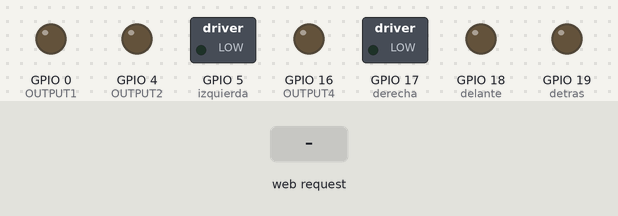
This sketch was run on a simulated ESP32. Shown: switched loads named in the sketch (green lamp = pin HIGH), output pins drawn as LEDs (lit = HIGH). The inputs (shaded band) are chosen by the test bench. WiFi joins after 1.5 s; servers stay silent unless stated; what the sketch prints to the serial monitor is not drawn.

Above: at 2.7 s.
2.8 s: HTTP request GET /ADELANTE received
At 4.5 s:
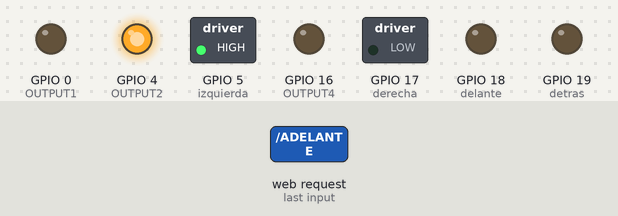
5.3 s: HTTP request GET /ATRAS received
At 7.5 s:
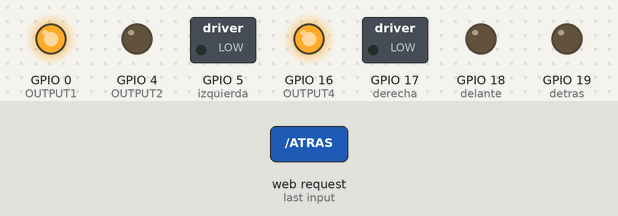
7.8 s: HTTP request GET /DERECHA received
At 9.5 s:
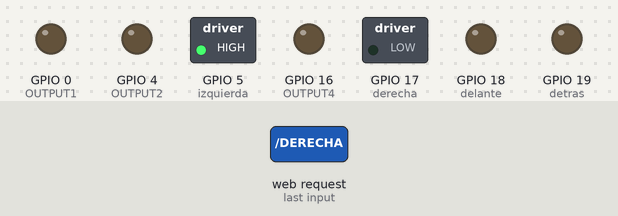
10.3 s: HTTP request GET /IZQUIERDA received
At 12.7 s:
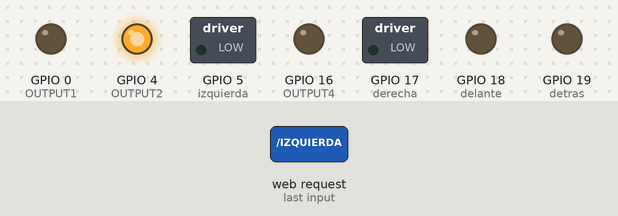
Timing chart, 0 to 13.8 s (numbered marks = the images above; inputs shaded):
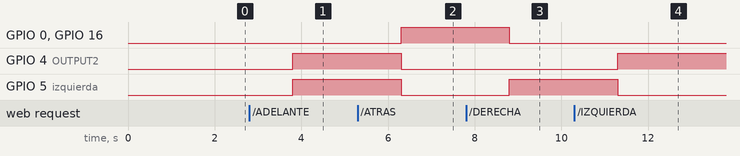

The sketch:

CARRITO.ino
```cpp
#include <WiFi.h>

// Reemplace con sus credenciales de red
const char* ssid = "Realme";
const char* password = "seb56581";

// Establezca el número de puerto del servidor web en 80
WiFiServer server(80);

// Variable para almacenar la solicitud HTTP
String header;

// Variables auxiliares para almacenar el estado de salida actual
String output2State = "off";
String output4State = "off";
String output18State = "off";
String output19State = "off";

// Asignar variables de salida a pines GPIO
const int delante = 18;
const int detras = 19;
const int izquierda = 5;
const int derecha = 17;

int OUTPUT4 = 16;
int OUTPUT3 = 5;
int OUTPUT2 = 4;
int OUTPUT1 = 0;

// Hora actual
unsigned long currentTime = millis();
// Tiempo anterior
unsigned long previousTime = 0;
// Definir el tiempo de espera en milisegundos (ejemplo: 2000ms a 2s)
const long timeoutTime = 2000;

void setup() {
  Serial.begin(115200);
  // Inicializar las variables de salida como salidas
  pinMode(delante, OUTPUT);
  pinMode(detras, OUTPUT);
  pinMode(izquierda, OUTPUT);
  pinMode(derecha, OUTPUT);
  // Establezca las salidas en BAJO
  digitalWrite(delante, LOW);
  digitalWrite(detras, LOW);
  digitalWrite(izquierda, LOW);
  digitalWrite(derecha, LOW);
  pinMode(OUTPUT4, OUTPUT);
  pinMode(OUTPUT3, OUTPUT);
  pinMode(OUTPUT2, OUTPUT);
  pinMode(OUTPUT1, OUTPUT);

    // Conéctese a la red Wi-Fi con SSID y contraseña
  Serial.print("Connecting to ");
  Serial.println(ssid);
  WiFi.begin(ssid, password);
  while (WiFi.status() != WL_CONNECTED) {
    delay(500);
    Serial.print(".");
  }
   // Imprima la dirección IP local e inicie el servidor web
  Serial.println("");
  Serial.println("WiFi connected.");
  Serial.println("IP address: ");
  Serial.println(WiFi.localIP());
  server.begin();
}

void loop(){
  WiFiClient client = server.available();

  if(client) // Si hay un cliente
  {
    Serial.println("Nuevo Cliente");
    while(!client.available() && client.connected())
    {
      delay(1);
    }

    String linea1 = client.readStringUntil('r'); // Se lee lo que envie el cliente
    Serial.print("Linea: ");
    Serial.print(linea1);

    if(linea1.indexOf("ADELANTE") > 0)
    {
      digitalWrite(OUTPUT1, 0);
      digitalWrite(OUTPUT2, 1);
      digitalWrite(OUTPUT3, 1);
      digitalWrite(OUTPUT4, 0);
    }
    if(linea1.indexOf("ATRAS") > 0)
    {
      digitalWrite(OUTPUT1, 1);
      digitalWrite(OUTPUT2, 0);
      digitalWrite(OUTPUT3, 0);
      digitalWrite(OUTPUT4, 1);
    }
    if(linea1.indexOf("DERECHA") > 0)
    {
      digitalWrite(OUTPUT1, 0);
      digitalWrite(OUTPUT2, 0);
      digitalWrite(OUTPUT3, 1);
      digitalWrite(OUTPUT4, 0);
    }
    if(linea1.indexOf("IZQUIERDA") > 0)
    {
      digitalWrite(OUTPUT1, 0);
      digitalWrite(OUTPUT2, 1);
      digitalWrite(OUTPUT3, 0);
      digitalWrite(OUTPUT4, 0);
    }
    if(linea1.indexOf("PARAR") > 0)
    {
      digitalWrite(OUTPUT1, 0);
      digitalWrite(OUTPUT2, 0);
      digitalWrite(OUTPUT3, 0);
      digitalWrite(OUTPUT4, 0);
    }

    client.flush();
    Serial.println("Enviando respuesta...");
    client.println("HTTP/1.1 200 OK");
    client.println("Content-type: text/html");
    client.println("Connection: close");
    client.println();
    client.println("<!DOCTYPE HTML>");
    client.println("<html>");
    client.println("<head><tittle>ROBOT MOVIL</tittle>");
    client.println("<meta name='viewport' content='width=device-width, initial-scale=1.0'>");
    client.println("<style>button{background-color:#f44336;border:none;color:white;padding:15px 32px;text-align:center;text-decoration:none;display:inline-block;font-size: 24px; transition-duration: 0.4s;}button</style>");
    client.println("</heat>");
    client.println("<body>");
    client.println("<div style='text-align:center;'>");
    client.println("<h1 align='center'>ROBOT MOVIL</h1>");
    client.println("<br />");
    client.println("<button onClick=location.href='./?ADELATE'>ADELANTE</button><br>");
    client.println("<button onClick=location.href='./?ATRAS'>ATRAS</button><br>");
    client.println("<button onClick=location.href='./?DERECHA'>DERECHA</button><br>");
    client.println("<button onClick=location.href='./?IZQUIERDA'>IZQUIERDA</button><br>");
    client.println("<button onClick=location.href='./?PARAR'>PARAR</button>");
    client.println("<br />");
    client.println("</div>");
    client.println("</body>");
    client.println("</html>");
    delay(1);
    Serial.println("RESPUESTA ENVIADA");
    Serial.println();
  }
}
```

Measured:
- after the input at 2.8 s, GPIO 4 (OUTPUT2), GPIO 5 (izquierda): LOW → HIGH after 1.0 s
- after the input at 5.3 s, GPIO 0 (OUTPUT1), GPIO 16 (OUTPUT4): LOW → HIGH after 1.0 s; GPIO 4 (OUTPUT2), GPIO 5 (izquierda): HIGH → LOW after 1.0 s
- after the input at 7.8 s, GPIO 0 (OUTPUT1), GPIO 16 (OUTPUT4): HIGH → LOW after 1.0 s; GPIO 5 (izquierda): LOW → HIGH after 1.0 s
- after the input at 10.3 s, GPIO 4 (OUTPUT2): LOW → HIGH after 1.0 s; GPIO 5 (izquierda): HIGH → LOW after 1.0 s
